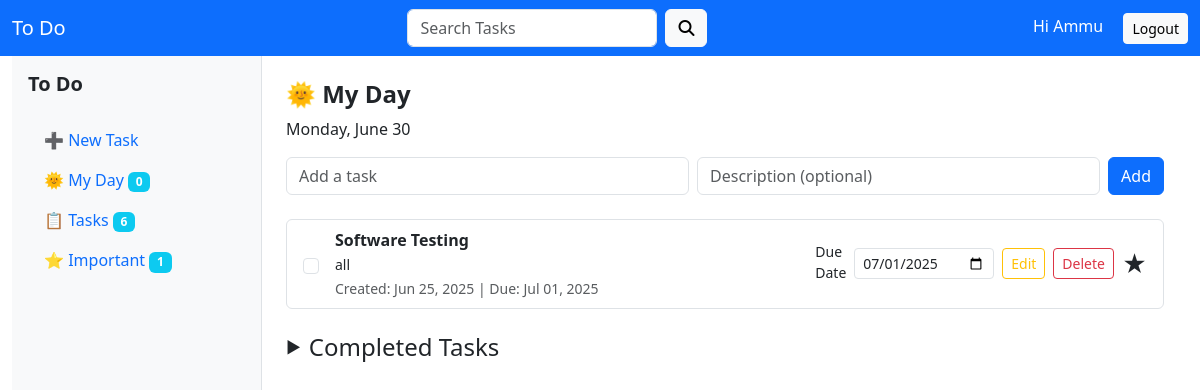
Screenshot of /?filter=important (signed in) with the database file from the repository.
### ToDoApp/models.py (models this page shows, shortened)
class Task(models.Model):
    user =models.ForeignKey(User,on_delete=models.CASCADE)
    title =models.CharField(max_length=200)
    description =models.TextField(blank=True)
    created_at =models.DateTimeField(auto_now_add=True)
    due_date = models.DateField(null=True, blank=True)
    is_completed = models.BooleanField(default=False)
    is_important = models.BooleanField(default=False)
    completed_at = models.DateTimeField(null=True, blank=True)

### ToDoApp/views.py (the view, shortened to what this page needs)
# urls.py: path('', views.task_list, name='task_list'),
@login_required
def task_list(request):
    user = request.user
    query = request.GET.get('q')                   #search
    filter_val = request.GET.get('filter')
    today_date = date.today()
    my_day_tasks = Task.objects.filter(user=user, is_completed=False, created_at__date=today_date)
    my_day_count = my_day_tasks.count()
    tasks_count = Task.objects.filter(user=user).count()
    important_count = Task.objects.filter(user=user, is_important=True, is_completed=False).count()
    if filter_val == 'important':                    #for important task
        if query:
            active_tasks = Task.objects.filter(
                user=user,
                is_completed=False,
                is_important=True
            ).filter(
                Q(title__icontains=query) | Q(description__icontains=query)
            ).order_by('-created_at')
            completed_tasks = Task.objects.filter(
                user=user,
                is_completed=True,
                is_important=True
            ).filter(
                Q(title__icontains=query) | Q(description__icontains=query)
            )
        else:
            active_tasks = Task.objects.filter(
                user=user,
                is_completed=False,
                is_important=True
            ).order_by('-created_at')
            completed_tasks = Task.objects.filter(
                user=user,
                is_completed=True,
                is_important=True
            )
    return render(request, 'ToDoApp/task_list.html', {
        'tasks': active_tasks,
        'completed_tasks': completed_tasks,
        'today': today_date,
        'query': query,
        'filter_val': filter_val,
        'my_day_count': my_day_count,
        'tasks_count': tasks_count,
        'important_count': important_count,
    })

### ToDoApp/templates/ToDoApp/task_list.html (shortened to what this page needs)
{% extends 'ToDoApp/base.html' %}
{% block content %}
<div class="d-flex">
  <div class="bg-light border-end p-3" style="width: 250px; height: 90vh;">
    <h5 class="mb-4"><strong>To Do</strong></h5>
    <ul class="nav flex-column">
      <li class="nav-item"><a class="nav-link text-primary" href="{% url 'task_create' %}">➕ New Task</a></li>
      <li class="nav-item">
      <a class="nav-link" href="{% url 'task_list' %}">
      🌞 My Day <span class="badge bg-info">{{ my_day_count }}</span>
      </a>
      </li>
      <li class="nav-item">
      <a class="nav-link" href="{% url 'task_all' %}">
      📋 Tasks <span class="badge bg-info">{{ tasks_count }}</span>
      </a>
      </li>
      <li class="nav-item">
      <a class="nav-link" href="{% url 'task_list' %}?filter=important">
      ⭐ Important <span class="badge bg-info">{{ important_count }}</span>
      </a>
      </li>
    </ul>
  </div>
  <div class="flex-grow-1 p-4">
    <h4><strong>🌞 My Day</strong></h4>
    <p>{{ today|date:"l, F j" }}</p>
    <form method="post" action="{% url 'task_create' %}" class="d-flex mb-4">
  <input type="text" name="title" class="form-control me-2" placeholder="Add a task" required>
  <input type="text" name="description" class="form-control me-2" placeholder="Description (optional)">
  <button class="btn btn-primary" type="submit">Add</button>
</form>
<ul class="list-group">
  {% if tasks %}
  {% for task in tasks %}
  <li class="list-group-item d-flex justify-content-between align-items-center">
    <form method="POST" action="{% url 'mark_completed' task.id %}" class="d-flex align-items-center w-100 me-2">
      <input type="checkbox" onchange="this.form.submit()" class="form-check-input me-3">
      <div class="me-auto">
        <strong>{{ task.title }}</strong><br>
        <small>{{ task.description }}</small><br>
        <small class="text-muted">
          Created: {{ task.created_at|date:"M d, Y" }}
          {% if task.due_date %}| Due: {{ task.due_date|date:"M d, Y" }}{% endif %}
        </small>
      </div>
    </form>
<div class="d-flex align-items-center gap-2">
      <label for="due_date_{{ task.id }}" class="form-label small mb-1">Due Date</label>
  <form method="POST" action="{% url 'update_due_date' task.id %}">
    <input
      type="date"
      name="due_date"
      title="Select due date"
      value="{{ task.due_date|date:'Y-m-d' }}"
      class="form-control form-control-sm due-date-input"
      data-task-id="{{ task.id }}"
      style="width: 140px;"
    >
  </form>
  <a href="{% url 'task_update' task.id %}" class="btn btn-sm btn-outline-warning">Edit</a>
  <a href="{% url 'task_delete' task.id %}" class="btn btn-sm btn-outline-danger">Delete</a>
   <a href="{% url 'toggle_important' task.id %}" style="text-decoration:none; color:inherit; font-size: 24px;">
  {% if task.is_important %}
    ★
  {% else %}
    ☆
  {% endif %}
  </a>
</div>
  </li>
  {% empty %}
  <li class="list-group-item text-muted">No tasks yet. Add one!</li>
  {% endfor %}
  {% else %}
  <p class="text-muted">No active tasks found{% if query %} for "{{ query }}"{% endif %}.</p>
  {% endif %}
</ul>
<h4 class="mt-4 d-flex align-items-center" style="cursor: pointer;" data-bs-toggle="collapse" data-bs-target="#completedTasks" aria-expanded="false" aria-controls="completedTasks" id="completedHeader">
  <span id="completedArrow" style="display: inline-block; transition: transform 0.3s ease; font-size: 1rem; margin-right: 0.5rem;">▶</span>
  Completed Tasks
</h4>
{% endblock %}

### ToDoApp/templates/ToDoApp/base.html (shortened to what this page needs)
<!DOCTYPE html>
<html lang="en">
<head>
    <link href="https://cdn.jsdelivr.net/npm/bootstrap@5.3.0/dist/css/bootstrap.min.css" rel="stylesheet">
    <link rel="stylesheet" href="https://cdnjs.cloudflare.com/ajax/libs/font-awesome/6.5.0/css/all.min.css">
</head>
<body>
    <nav class="navbar navbar-expand-lg navbar-dark bg-primary">
      <div class="container-fluid">
        <a class="navbar-brand" href="#">To Do</a>
        {% if user.is_authenticated %}
       <div class="mx-auto" style="width: 300px;">
      <form class="d-flex" method="get" action="{% url 'task_list' %}">
        <input
          class="form-control"
          type="search"
          name="q"
          placeholder="Search Tasks"
          aria-label="Search"
        >
        <button class="btn btn-light ms-2" type="submit">
          <i class="fas fa-magnifying-glass"></i>
        </button>
      </form>
    </div>
        <form method="post" action="{% url 'logout' %}">
            <span class="text-white me-3">Hi {{ user.username }}</span>
            <button type="submit" class="btn btn-sm btn-light">Logout</button>
        </form>
        {% endif %}
      </div>
    </nav>
    <div class="container-fluid">
        {% block content %}{% endblock %}
    </div>
</body>
</html>

### rows the page displays
Task: title "Software Testing", description "all", created_at "Jun 25, 2025", due_date "Jul 01, 2025", due_date "07/01/2025"

### other values shown
{{ user.username }} "Ammu"
{{ my_day_count }} "0"
{{ tasks_count }} "6"
{{ important_count }} "1"
